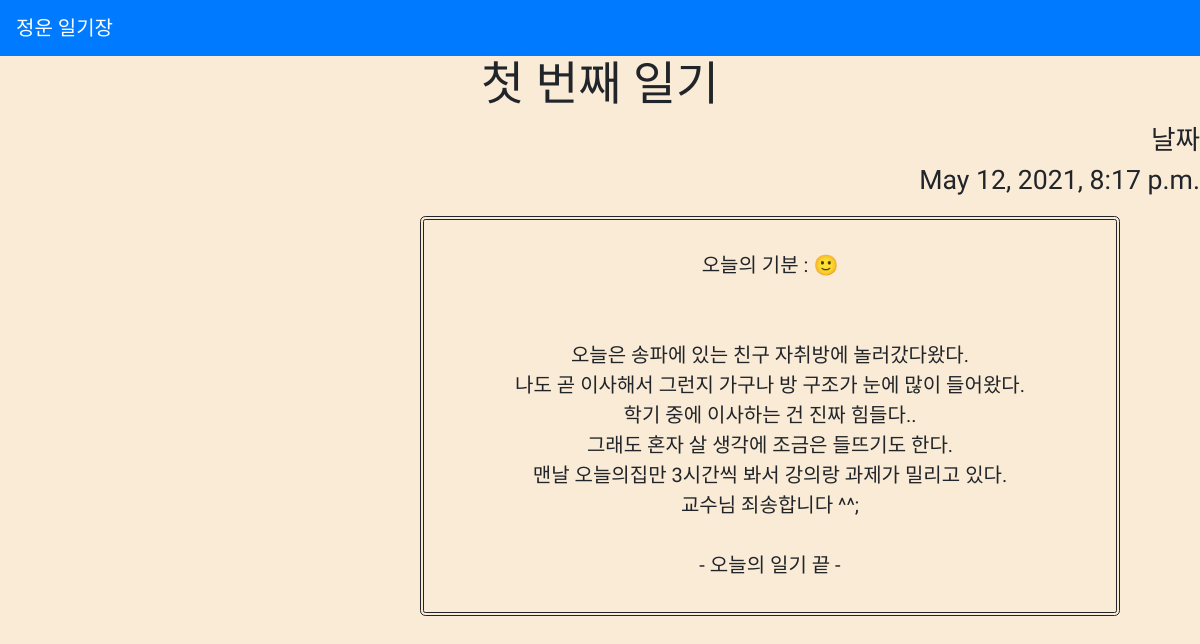
Screenshot of /diary/1 with the database file from the repository.
### diaryapp/models.py (models this page shows, shortened)
class Diary(models.Model):
    title = models.CharField(max_length = 200)
    pub_date = models.DateTimeField('data published')
    body = models.TextField()

### diaryapp/views.py (the view)
# urls.py: path('diary/<int:diary_id>', diaryapp.views.detail, name="detail"),
def detail(request, diary_id):
    diary_detail = get_object_or_404(Diary, pk = diary_id)
    return render(request, 'detail.html', {'diary' : diary_detail})

### diaryapp/templates/detail.html (shortened to what this page needs)
{% extends 'base.html' %}
{% block content %}
<!DOCTYPE html>
<html lang="en" xmlns="http://www.w3.org/1999/xhtml">
<head>
</head>
<body>
    <h1> {{diary.title}} </h1>
    <p id="date">날짜<br>{{diary.pub_date}}</p>
    <p id="content"><br>{{diary.body | linebreaksbr}}</p>
</body>
</html>
{% endblock %}

### diaryapp/templates/detail.html (style rules this page uses)
body { background-color:antiquewhite; font-family: 'Gaegu', cursive; }
h1 { text-align:center; font-size: 35pt; }
#date { text-align:right; font-size: 20pt; }
#content { border:double; border-radius:4pt; font-size:15pt; text-align:center; border-width:4px; width:700px; height:400px; position:absolute; left:420px; }

### rows the page displays
Diary: title "첫 번째 일기", pub_date "May 12, 2021, 8:17 p.m.", body "오늘의 기분 : 🙂 오늘은 송파에 있는 친구 자취방에 놀러갔다왔다. 나도 곧 이사해서 그런지 가구나 방 구조가 눈에 많이 들어왔다. 학기 중에 이사하는 건 진짜 힘들다.. 그래도 혼자 살 생각에 조금은 들뜨기도 한다. 맨날 오늘의집만 3시간씩 봐서 강의랑 과제가 밀리고 있다. 교수님 죄송합니다 ^^; - 오늘의 일기 끝 -"
